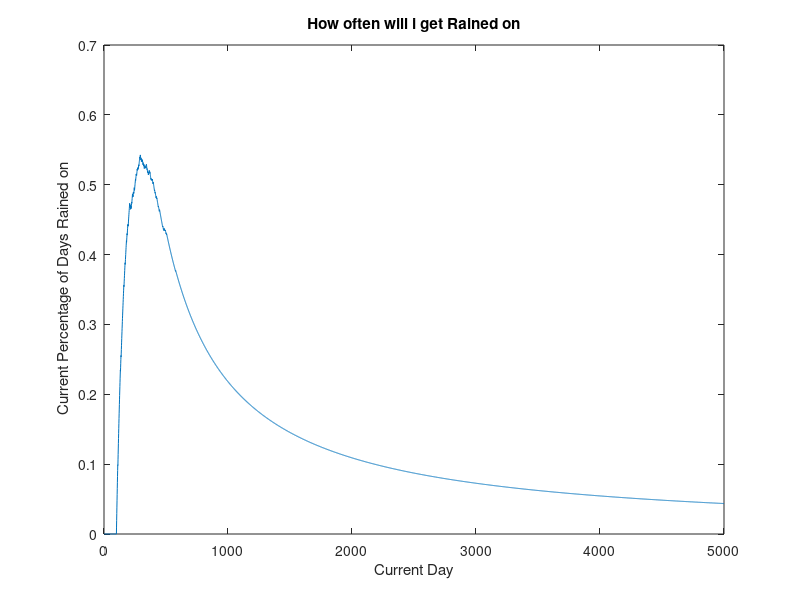

The MATLAB script that drew this image:
%{

%Umbrella problem
%jake tully 2/10/2017


This program simulates a random chance of rain and 
keeps track of a umbrella's location in order
to determine the likelihood of being rained on.

%}

% Set initial variables
isRaining = 0;
days = 5000;
umbrellaAtHome = 1;
umbrellaAtWork = 0;
rainedOn = 0;
rain = zeros(1,days);
day = zeros(1,days);
rainAtWork = linspace(1,days);
rainAtHome = linspace(1,days);


for i= 1:days % iterate through each day

    day(i) = i;    
    
    %set probabilites for rain on each day.
    rainAtWork(i) = cos(i/180)^2;
    rainAtHome(i) = sin(i/400)^2;
    
    % at home leaving for work
    if ( rainAtHome < rand()) % if raining at home
        
        if ( umbrellaAtHome ) % check umbrella location
            % use umbrella if available
            umbrellaAtHome = 0;
            umbrellaAtWork = 1;
        else
            % get rained on
            rainedOn = rainedOn + 1;
        end
        
    end
    
    %at work leaving for home
    if ( rainAtWork < rand() ) % if raining at work
         
        if ( umbrellaAtWork) % check umbrella loacation
            % use umbrella if available
            umbrellaAtWork = 0;
            umbrellaAtHome = 1;
        else
            % get rained on 
            n = rainedOn + 1;
        end
        
    end
    
    
    rain(i) =  rainedOn/i; % percentage of days that you get rained on at current time
    
end

figure(1)
plot(day,rain)
xlabel(' Current Day ')
ylabel(' Current Percentage of Days Rained on')
title(' How often will i get Rained on ')